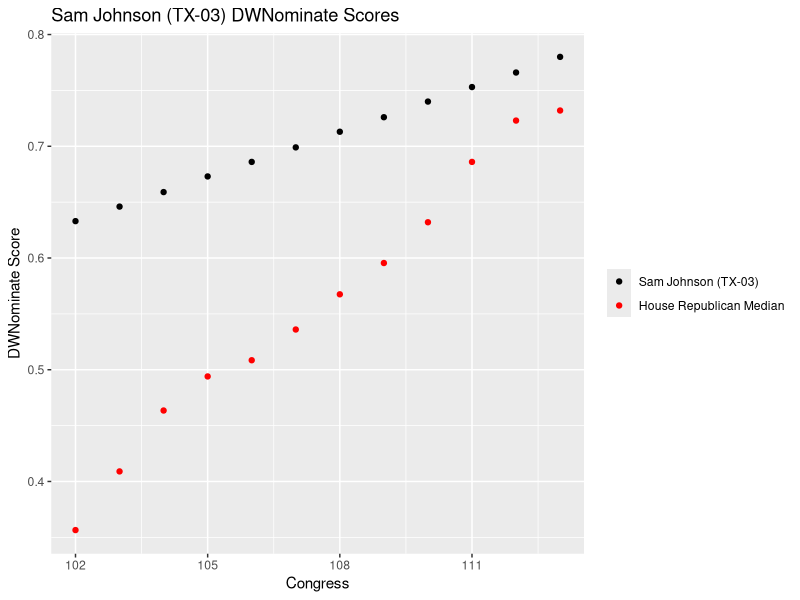
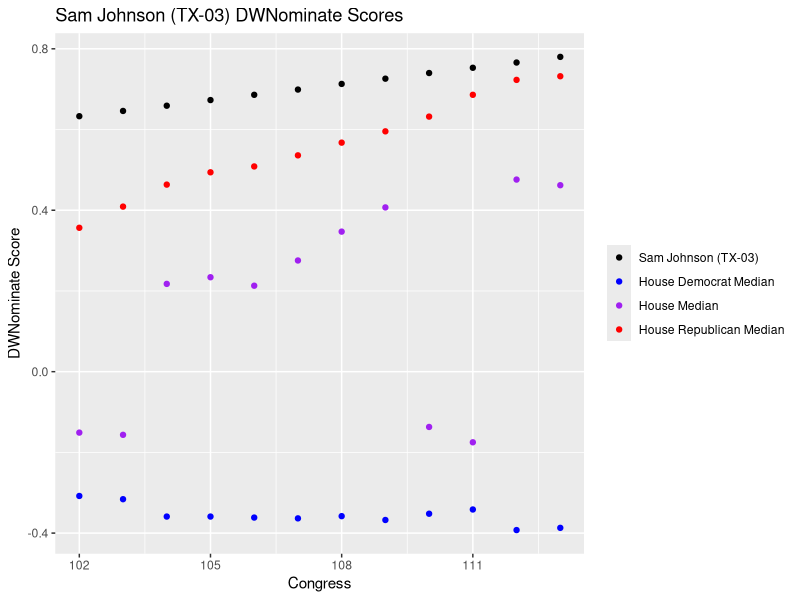

Reproduce these figures in R, in order.
## ---- chunk 1
knitr::opts_chunk$set(echo = TRUE)
## ---- chunk 2
library(dplyr)
library(ggplot2)
library(stringr)
library(gdata)
library(readr)
library(haven)

tx3dwn <- read_csv("dwNominate.csv")
housedwn = read_dta("housedwn.dta")
## ---- chunk 3
recentDemCongress = housedwn %>% filter(cong > 101 & party == 100)
recentGOPCongress = housedwn %>% filter(cong > 101 & party == 200)
recentGOPCongress <- recentGOPCongress %>% group_by(cong) %>% summarise(avg = mean(dwnom1), med = median(dwnom1))
recentDemCongress <- recentDemCongress %>% group_by(cong) %>% summarise(avg = mean(dwnom1), med = median(dwnom1))
recentWholeChamber <- housedwn %>% filter(cong > 101)
recentWholeChamber <- recentWholeChamber %>% group_by(cong) %>% summarise(avg = mean(dwnom1), med = median(dwnom1))
## ---- chunk 4
ggplot(tx3dwn, aes(x = cong, y = First.Dimension.Coordinate, color = "black")) + geom_point() +
  geom_point(data=recentGOPCongress, aes(x = cong, y = med,color = 'red')) + labs(title = "Sam Johnson (TX-03) DWNominate Scores", x = "Congress", y = "DWNominate Score")+
  scale_color_manual(name = NULL, values =c("black"="black","red"="red"), labels = c('Sam Johnson (TX-03)','House Republican Median'))
## ---- chunk 5
ggplot(tx3dwn, aes(x = cong, y = First.Dimension.Coordinate, color = "black")) + geom_point() +
  geom_point(data=recentGOPCongress, aes(x = cong, y = med,color = 'red')) +
  geom_point(data=recentDemCongress, aes(x = cong, y = med, color = 'blue')) +
  geom_point(data=recentWholeChamber, aes(x = cong, y = med, color = 'purple'))+
  labs(title = "Sam Johnson (TX-03) DWNominate Scores", x = "Congress", y = "DWNominate Score") +
  scale_color_manual(name = NULL, values =c("black"="black","blue"="blue",  "purple"="purple","red"="red"), labels = c('Sam Johnson (TX-03)', "House Democrat Median", "House Median",'House Republican Median'))
